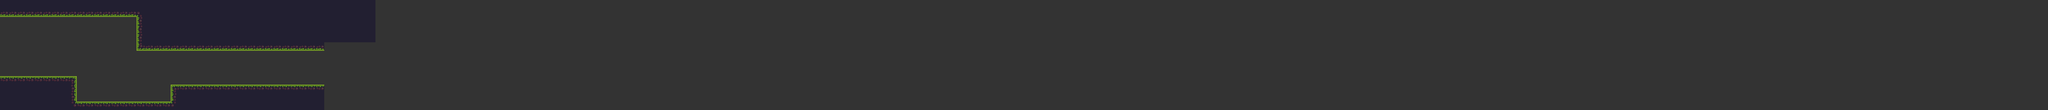

Below is a game level as drawn by its tile map, then a one-line description and the .tmx that defines it (tile-layer data replaced by summaries):
An orthogonal 240x13 tile map with 16x16 px tiles, 1 tile layer (graphics), 2 tilesets and 15 objects.

<map version="1.4" tiledversion="1.4.2" orientation="orthogonal" renderorder="right-down" width="240" height="13" tilewidth="16" tileheight="16" infinite="0" nextlayerid="9" nextobjectid="44">
 <tileset firstgid="1" name="tileset" tilewidth="16" tileheight="16" tilecount="72" columns="12">
  <image source="../tilesets/tileset.png" width="192" height="96" />
 </tileset>
 <tileset firstgid="73" name="chest_tileset" tilewidth="16" tileheight="16" tilecount="32" columns="4" backgroundcolor="#00000000">
  <image source="../tilesets/chest_tileset.png" width="64" height="128" />
 </tileset>
 <layer id="1" name="graphics" width="240" height="13">
  <data>[3120 cells, 3120 non-empty, 12 distinct tile ids]</data>
 </layer>
 <objectgroup id="3" name="ground">
  <object id="10" x="0" y="144" width="143.5" height="16.25" />
  <object id="11" x="144" y="192" width="176" height="16" />
  <object id="12" x="320.5" y="160" width="287.5" height="16.75" />
 </objectgroup>
 <objectgroup id="4" name="Border" opacity="0.9">
  <object id="14" x="0" y="32" width="256" />
  <object id="15" x="0" y="32" height="112" />
  <object id="16" x="256" y="96" width="352" />
  <object id="17" x="144" y="144" height="48" />
  <object id="18" x="320" y="160" height="32" />
  <object id="19" x="256" y="32" height="64" />
  <object id="21" x="608" y="160" height="1.15625" />
  <object id="32" x="448" y="160" height="16" />
 </objectgroup>
 <objectgroup id="7" name="goblin">
  <object id="27" x="368" y="144" width="16" height="16" />
  <object id="28" x="528" y="144" width="16" height="16" />
 </objectgroup>
 <objectgroup id="8" name="worm">
  <object id="43" x="192" y="176" width="16" height="16" />
 </objectgroup>
 <objectgroup id="6" name="chest">
  <object id="9" x="256" y="176" width="16" height="16" />
 </objectgroup>
</map>
